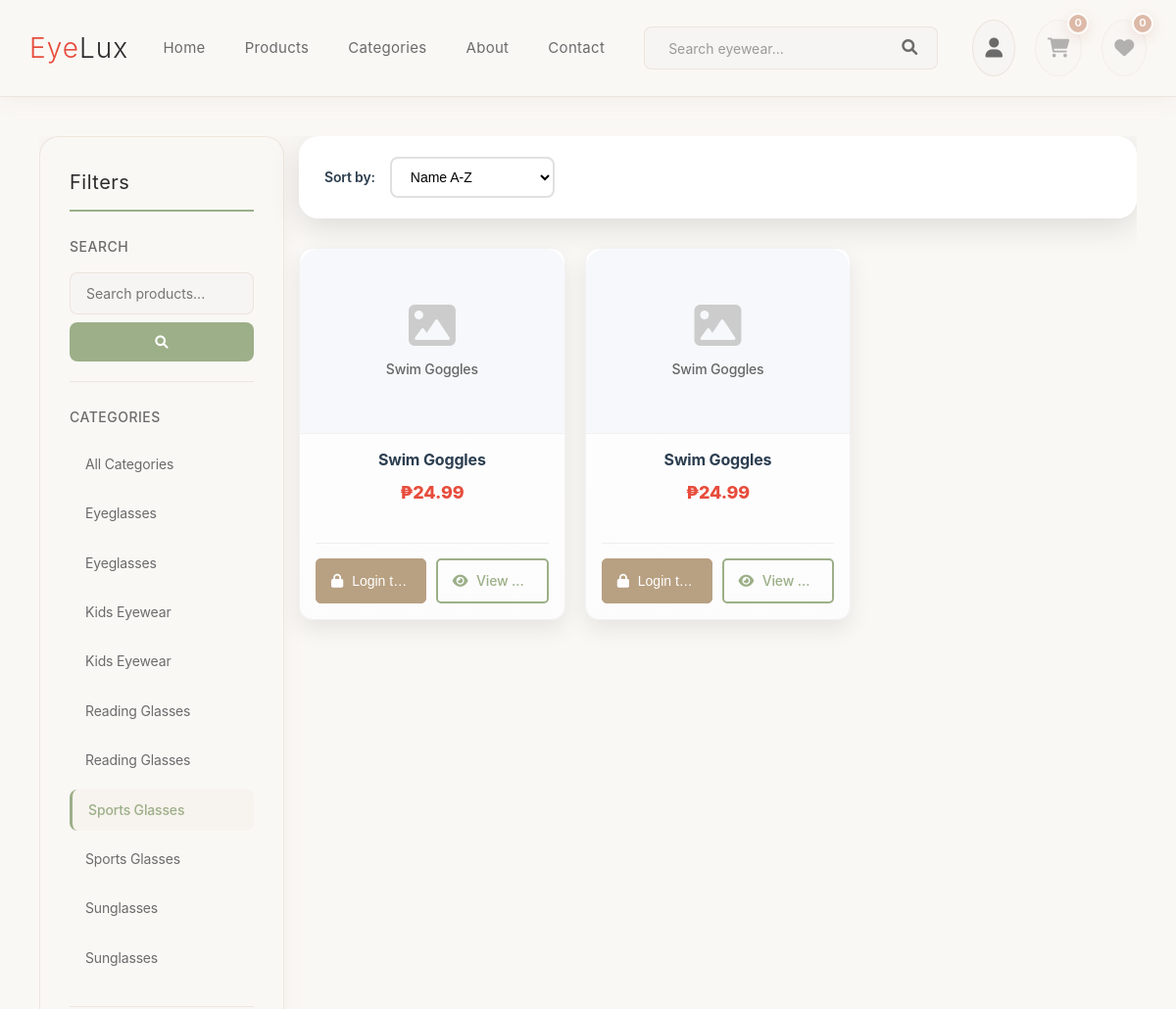
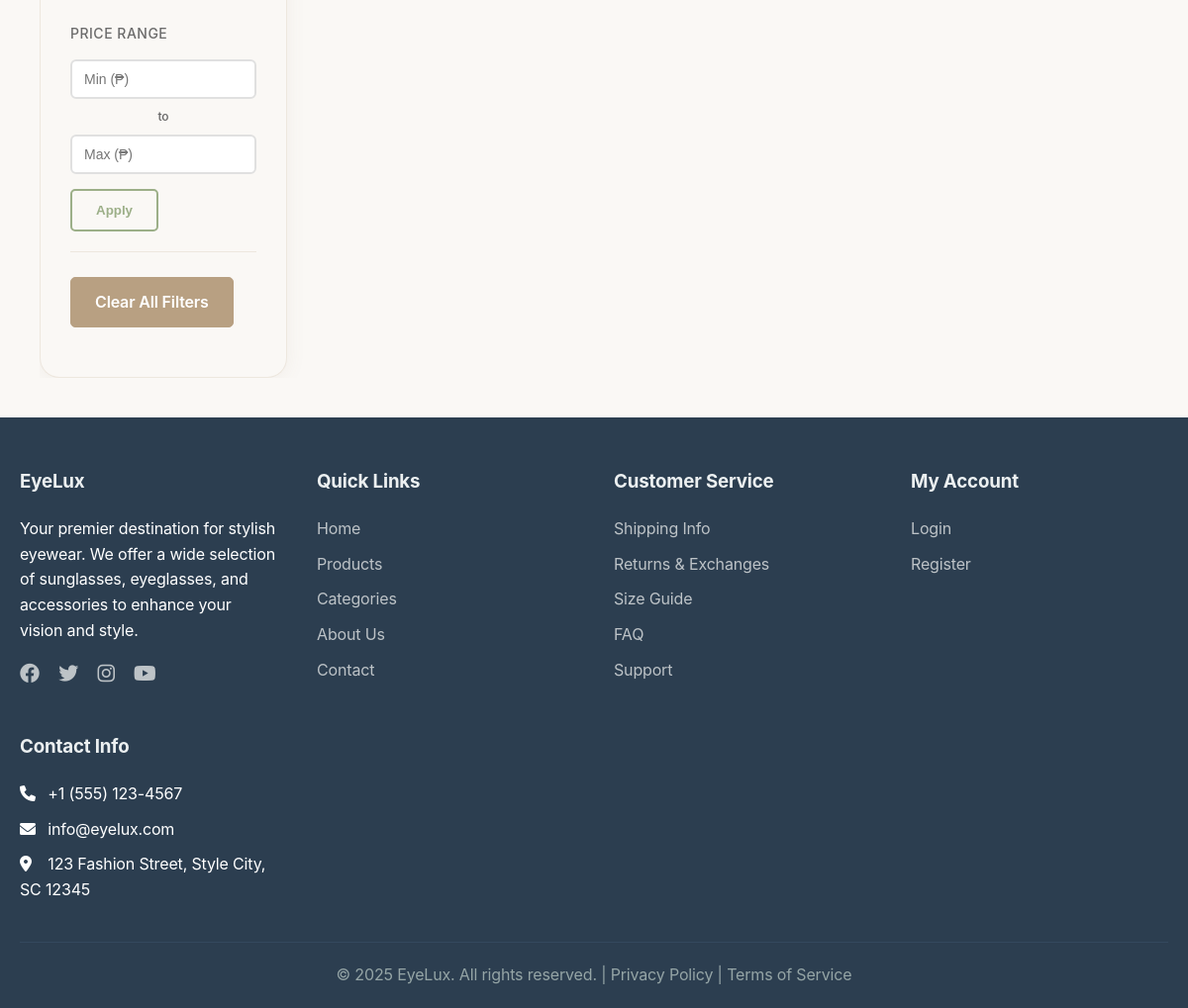
The page /products.php?category=4 on the database its author committed (2 pictures, top to bottom).
### tables this page shows
CREATE TABLE `categories` (
  `category_id` int(11) NOT NULL AUTO_INCREMENT,
  `category_name` varchar(100) NOT NULL,
  `description` text DEFAULT NULL,
  `image_url` varchar(255) DEFAULT NULL,
  `created_at` timestamp NOT NULL DEFAULT current_timestamp(),
  `is_active` tinyint(1) DEFAULT 1,
  PRIMARY KEY (`category_id`)
);

CREATE TABLE `products` (
  `product_id` int(11) NOT NULL AUTO_INCREMENT,
  `category_id` int(11) DEFAULT NULL,
  `product_name` varchar(255) NOT NULL,
  `description` text DEFAULT NULL,
  `price` decimal(10,2) NOT NULL,
  `sale_price` decimal(10,2) DEFAULT NULL,
  `stock_quantity` int(11) DEFAULT 0,
  `sku` varchar(50) DEFAULT NULL,
  `brand` varchar(100) DEFAULT NULL,
  `model` varchar(100) DEFAULT NULL,
  `color` varchar(50) DEFAULT NULL,
  `size` varchar(20) DEFAULT NULL,
  `material` varchar(100) DEFAULT NULL,
  `gender` enum('unisex','men','women','kids') DEFAULT NULL,
  `image_url` varchar(255) DEFAULT NULL,
  `additional_images` longtext DEFAULT NULL CHECK (json_valid(`additional_images`)),
  `specifications` longtext DEFAULT NULL CHECK (json_valid(`specifications`)),
  `is_featured` tinyint(1) DEFAULT 0,
  `is_new_arrival` tinyint(1) DEFAULT 0,
  `rating` decimal(3,2) DEFAULT 0.00,
  `review_count` int(11) DEFAULT 0,
  `sales_count` int(11) DEFAULT 0,
  `created_at` timestamp NOT NULL DEFAULT current_timestamp(),
  `updated_at` timestamp NOT NULL DEFAULT current_timestamp() ON UPDATE current_timestamp(),
  `is_active` tinyint(1) DEFAULT 1,
  PRIMARY KEY (`product_id`),
  UNIQUE KEY `sku` (`sku`),
  KEY `idx_products_category` (`category_id`),
  KEY `idx_products_featured` (`is_featured`),
  KEY `idx_products_price` (`price`),
  KEY `idx_products_new_arrival` (`is_new_arrival`),
  KEY `idx_products_rating` (`rating`),
  KEY `idx_products_active` (`is_active`),
  CONSTRAINT `products_ibfk_1` FOREIGN KEY (`category_id`) REFERENCES `categories` (`category_id`)
);

### includes/functions.php (called while the page is built, shortened)
<?php
require_once 'includes/database.php';
function sanitizeInput($input) {
    return htmlspecialchars(trim($input), ENT_QUOTES, 'UTF-8');
}
function formatPrice($price) {
    return '₱' . number_format($price, 2);
}
function getAllCategories() {
    $db = Database::getInstance();
    return $db->fetchAll("SELECT * FROM categories WHERE is_active = 1 ORDER BY category_name");
}
function searchProducts($query, $category_id = null, $min_price = null, $max_price = null, $sort = 'name', $limit = 20, $offset = 0) {
    $db = Database::getInstance();
    $sql = "SELECT p.*, c.category_name FROM products p
            LEFT JOIN categories c ON p.category_id = c.category_id
            WHERE p.is_active = 1";
    $params = [];
    if ($category_id) {
        $sql .= " AND p.category_id = ?";
        $params[] = $category_id;
    }
    switch ($sort) {
        default:
            $sql .= " ORDER BY p.product_name ASC";
    }
    $sql .= " LIMIT ? OFFSET ?";
    $params[] = $limit;
    $params[] = $offset;
    return $db->fetchAll($sql, $params);
}
function isLoggedIn() {
    return isset($_SESSION['user_id']) && !empty($_SESSION['user_id']);
}
?>

### includes/database.php (called while the page is built, shortened)
<?php
class Database {
    private static $instance = null;
    private $pdo;
    private function __construct() {
        try {
            $dsn = "mysql:host=" . DB_HOST . ";dbname=" . DB_NAME . ";charset=utf8mb4";
            $this->pdo = new PDO($dsn, DB_USER, DB_PASS);
            $this->pdo->setAttribute(PDO::ATTR_ERRMODE, PDO::ERRMODE_EXCEPTION);
            $this->pdo->setAttribute(PDO::ATTR_DEFAULT_FETCH_MODE, PDO::FETCH_ASSOC);
            $this->pdo->setAttribute(PDO::ATTR_EMULATE_PREPARES, false);
        } catch (PDOException $e) {
            die("Database connection failed: " . $e->getMessage());
        }
    }
    public static function getInstance() {
        if (self::$instance === null) {
            self::$instance = new self();
        }
        return self::$instance;
    }
    public function query($sql, $params = []) {
        try {
            $stmt = $this->pdo->prepare($sql);
            $stmt->execute($params);
            return $stmt;
        } catch (PDOException $e) {
            throw new Exception("Database query failed: " . $e->getMessage());
        }
    }
    public function fetchAll($sql, $params = []) {
        $stmt = $this->query($sql, $params);
        return $stmt->fetchAll();
    }
}
?>

### products.php (the view, shortened to what this page needs)
<?php
require_once 'includes/header.php';
$search_query = sanitizeInput($_GET['q'] ?? '');
$category_id = (int)($_GET['category'] ?? 0);
$min_price = !empty($_GET['min_price']) ? (float)$_GET['min_price'] : null;
$max_price = !empty($_GET['max_price']) ? (float)$_GET['max_price'] : null;
$sort = sanitizeInput($_GET['sort'] ?? 'name');
$page = max(1, (int)($_GET['page'] ?? 1));
$per_page = 12;
$offset = ($page - 1) * $per_page;
$categories = getAllCategories();
$products = searchProducts($search_query, $category_id, $min_price, $max_price, $sort, $per_page, $offset);
?>
<main>
    <div class="container">
        <div class="products-page">
            <div class="products-layout">
                <aside class="filters-sidebar">
                    <div class="filters-section">
                        <h3>Filters</h3>
                        <div class="filter-group">
                            <h4>Search</h4>
                            <form method="GET" action="products.php" class="search-form">
                                <input type="text" name="q" placeholder="Search products..."
                                       value="<?php echo htmlspecialchars($search_query); ?>">
                                <button type="submit"><i class="fas fa-search"></i></button>
                            </form>
                        </div>
                        <div class="filter-group">
                            <h4>Categories</h4>
                            <ul class="filter-list">
                                <li>
                                    <a href="products.php<?php echo $search_query ? '?q=' . urlencode($search_query) : ''; ?>"
                                       class="<?php echo !$category_id ? 'active' : ''; ?>">
                                        All Categories
                                    </a>
                                </li>
                                <?php foreach ($categories as $category): ?>
                                <li>
                                    <a href="products.php?category=<?php echo $category['category_id']; ?><?php echo $search_query ? '&q=' . urlencode($search_query) : ''; ?>"
                                       class="<?php echo $category_id == $category['category_id'] ? 'active' : ''; ?>">
                                        <?php echo htmlspecialchars($category['category_name']); ?>
                                    </a>
                                </li>
                                <?php endforeach; ?>
                            </ul>
                        </div>
                        <div class="filter-group">
                            <h4>Price Range</h4>
                            <form method="GET" action="products.php" class="price-form" id="price-form">
                                <div class="price-inputs">
                                    <input type="number" name="min_price" placeholder="Min (₱)"
                                           value="<?php echo $min_price; ?>" min="0" step="0.01"
                                           id="min-price" onchange="validatePriceRange()">
                                    <span>to</span>
                                    <input type="number" name="max_price" placeholder="Max (₱)"
                                           value="<?php echo $max_price; ?>" min="0" step="0.01"
                                           id="max-price" onchange="validatePriceRange()">
                                </div>
                                <button type="submit" class="btn btn-outline" id="price-submit">Apply</button>
                            </form>
                        </div>
                        <div class="filter-group">
                            <a href="products.php" class="btn btn-secondary">Clear All Filters</a>
                        </div>
                    </div>
                </aside>
                <div class="products-main">
                    <div class="products-toolbar">
                        <div class="sort-options">
                            <label for="sort">Sort by:</label>
                            <form method="GET" action="products.php" id="sort-form">
                                <select name="sort" id="sort" onchange="this.form.submit()">
                                    <option value="name" <?php echo $sort === 'name' ? 'selected' : ''; ?>>Name A-Z</option>
                                </select>
                            </form>
                        </div>
                    </div>
                    <?php if (empty($products)): ?>
                        <div class="no-products">
                            <div class="no-products-icon">
                                <i class="fas fa-search"></i>
                            </div>
                            <h3>No products found</h3>
                            <p>We couldn't find any products matching your criteria.</p>
                            <?php if ($search_query || $category_id || $min_price !== null || $max_price !== null): ?>
                                <div class="no-products-suggestions">
                                    <p><strong>Try these suggestions:</strong></p>
                                    <ul>
                                        <?php if ($search_query): ?>
                                            <li>Check your spelling</li>
                                            <li>Try different keywords</li>
                                        <?php endif; ?>
                                        <?php if ($min_price !== null || $max_price !== null): ?>
                                            <li>Adjust your price range</li>
                                        <?php endif; ?>
                                        <li>Browse all categories</li>
                                        <li>Remove some filters</li>
                                    </ul>
                                </div>
                            <?php endif; ?>
                            <div class="no-products-actions">
                                <a href="products.php" class="btn btn-primary">View All Products</a>
                                <a href="categories.php" class="btn btn-outline">Browse Categories</a>
                            </div>
                        </div>
                    <?php else: ?>
                        <div class="product-grid">
                            <?php foreach ($products as $product): ?>
                            <div class="product-card">
                                <a href="product.php?id=<?php echo $product['product_id']; ?>" class="product-image">
                                    <?php if ($product['image_url'] && !empty($product['image_url'])): ?>
                                        <img src="<?php echo htmlspecialchars($product['image_url']); ?>"
                                             alt="<?php echo htmlspecialchars($product['product_name']); ?>"
                                             onerror="this.style.display='none'; this.nextElementSibling.style.display='flex';">
                                        <div class="no-image" style="display: none;">
                                            <i class="fas fa-image"></i>
                                            <span><?php echo htmlspecialchars($product['product_name']); ?></span>
                                        </div>
                                    <?php else: ?>
                                        <div class="no-image">
                                            <i class="fas fa-image"></i>
                                            <span><?php echo htmlspecialchars($product['product_name']); ?></span>
                                        </div>
                                    <?php endif; ?>
                                </a>
                                <div class="product-info">
                                    <h3 class="product-name">
                                        <a href="product.php?id=<?php echo $product['product_id']; ?>">
                                            <?php echo htmlspecialchars($product['product_name']); ?>
                                        </a>
                                    </h3>
                                    <div class="product-price">
                                        <?php if ($product['sale_price'] && $product['sale_price'] < $product['price']): ?>
                                            <span class="sale-price"><?php echo formatPrice($product['sale_price']); ?></span>
                                            <span class="original-price"><?php echo formatPrice($product['price']); ?></span>
                                        <?php else: ?>
                                            <?php echo formatPrice($product['price']); ?>
                                        <?php endif; ?>
                                    </div>
                                    <div class="product-actions">
                                        <?php if ((int)$product['stock_quantity'] > 0): ?>
                                            <?php if (isLoggedIn()): ?>
                                                <button type="button" class="btn btn-primary add-to-cart-btn" onclick="addToCartAjax(<?php echo $product['product_id']; ?>)">
                                                    <i class="fas fa-shopping-cart"></i> Add to Cart
                                                </button>
                                            <?php else: ?>
                                                <button type="button" class="btn btn-warning" onclick="showLoginPrompt()">
                                                    <i class="fas fa-lock"></i> Login to Add
                                                </button>
                                            <?php endif; ?>
                                        <?php else: ?>
                                            <button type="button" class="btn btn-secondary" disabled>
                                                <i class="fas fa-times"></i> Out of Stock
                                            </button>
                                        <?php endif; ?>
                                        <a class="btn btn-outline" href="product.php?id=<?php echo $product['product_id']; ?>">
                                            <i class="fas fa-eye"></i> View Details
                                        </a>
                                    </div>
                                </div>
                            </div>
                            <?php endforeach; ?>
                        </div>
                    <?php endif; ?>
                </div>
            </div>
        </div>
    </div>
</main>
<?php require_once 'includes/footer.php'; ?>

### rows shown on the page
categories: category_name "Eyeglasses"
categories: category_name "Eyeglasses"
categories: category_name "Kids Eyewear"
categories: category_name "Kids Eyewear"
categories: category_name "Reading Glasses"
categories: category_name "Reading Glasses"
categories: category_name "Sports Glasses"
categories: category_name "Sports Glasses"
categories: category_name "Sunglasses"
categories: category_name "Sunglasses"
products: product_name "Swim Goggles", price "₱24.99", stock_quantity "Login t…"
products: product_name "Swim Goggles", price "₱24.99", stock_quantity "Login t…"
